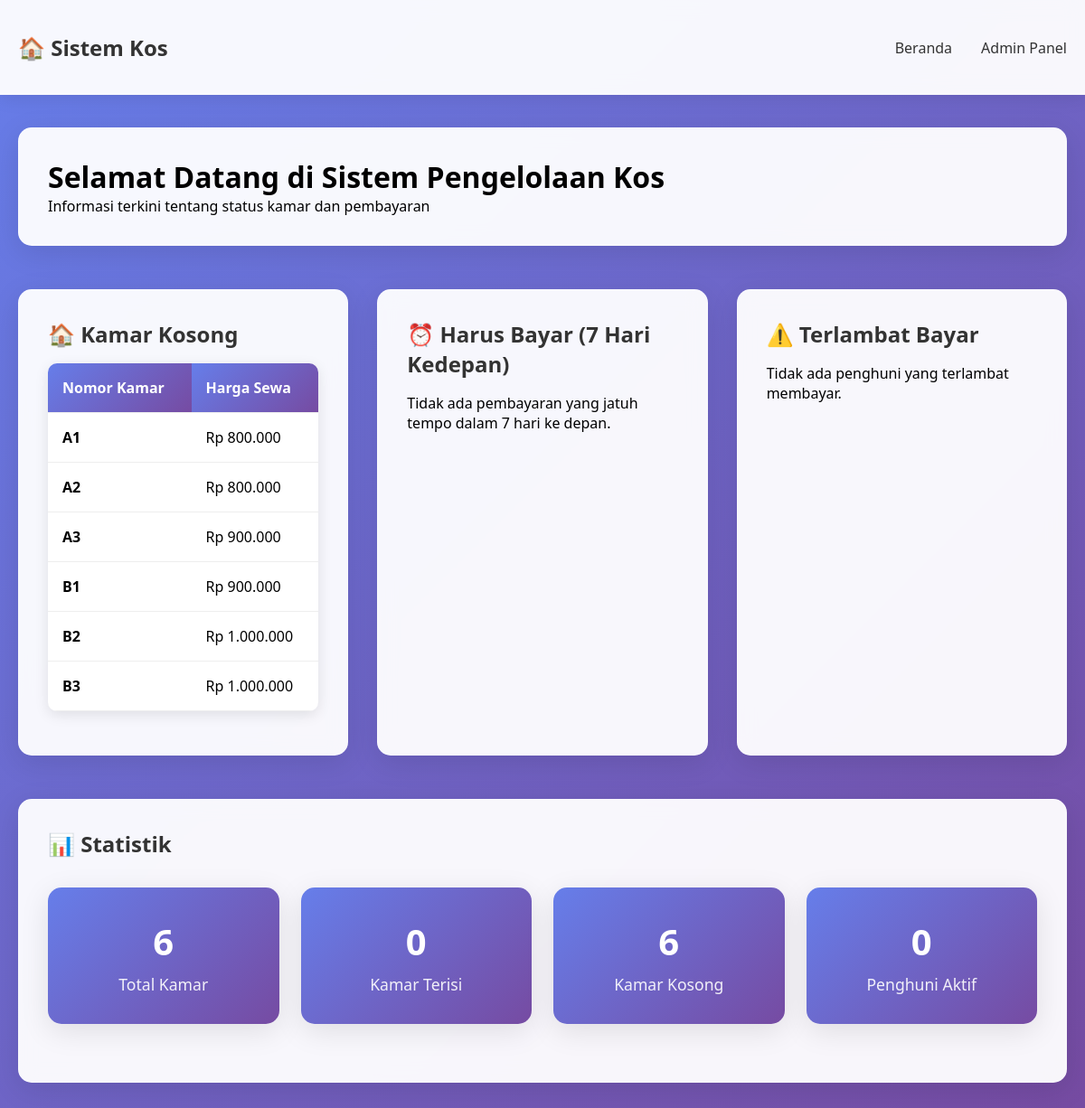
The page / on the database its author committed.
### tables this page shows
CREATE TABLE tb_kamar (
    id INT AUTO_INCREMENT PRIMARY KEY,
    nomor VARCHAR(10) UNIQUE NOT NULL,
    harga DECIMAL(10,2) NOT NULL
);

### index.php (the view, shortened to what this page needs)
<?php
$database = new Database();
$db = $database->getConnection();
$query_kamar_kosong = "
    SELECT k.nomor, k.harga
    FROM tb_kamar k
    LEFT JOIN tb_kmr_penghuni kp ON k.id = kp.id_kamar AND kp.tgl_keluar IS NULL
    WHERE kp.id IS NULL
    ORDER BY k.nomor
";
$stmt_kamar_kosong = $db->prepare($query_kamar_kosong);
$stmt_kamar_kosong->execute();
$query_harus_bayar = "
    SELECT k.nomor, p.nama, p.tgl_masuk, k.harga,
           DATE_ADD(p.tgl_masuk, INTERVAL 1 MONTH) as tgl_bayar_berikutnya
    FROM tb_kmr_penghuni kp
    JOIN tb_kamar k ON kp.id_kamar = k.id
    JOIN tb_penghuni p ON kp.id_penghuni = p.id
    WHERE kp.tgl_keluar IS NULL
    AND p.tgl_keluar IS NULL
    AND DATE_ADD(p.tgl_masuk, INTERVAL 1 MONTH) BETWEEN CURDATE() AND DATE_ADD(CURDATE(), INTERVAL 7 DAY)
    ORDER BY tgl_bayar_berikutnya
";
$stmt_harus_bayar = $db->prepare($query_harus_bayar);
$stmt_harus_bayar->execute();
$query_terlambat = "
    SELECT k.nomor, p.nama, p.tgl_masuk, k.harga,
           DATE_ADD(p.tgl_masuk, INTERVAL 1 MONTH) as tgl_bayar_berikutnya,
           DATEDIFF(CURDATE(), DATE_ADD(p.tgl_masuk, INTERVAL 1 MONTH)) as hari_terlambat
    FROM tb_kmr_penghuni kp
    JOIN tb_kamar k ON kp.id_kamar = k.id
    JOIN tb_penghuni p ON kp.id_penghuni = p.id
    WHERE kp.tgl_keluar IS NULL
    AND p.tgl_keluar IS NULL
    AND DATE_ADD(p.tgl_masuk, INTERVAL 1 MONTH) < CURDATE()
    ORDER BY tgl_bayar_berikutnya
";
$stmt_terlambat = $db->prepare($query_terlambat);
$stmt_terlambat->execute();
?>
<!DOCTYPE html>
<html lang="id">
<head>
    <link rel="stylesheet" href="assets/css/style.css">
</head>
<body>
    <nav class="navbar">
        <div class="container">
            <a href="index.php" class="logo">🏠 Sistem Kos</a>
            <ul class="nav-links">
                <li><a href="index.php">Beranda</a></li>
                <li><a href="admin/">Admin Panel</a></li>
            </ul>
        </div>
    </nav>
    <div class="container">
        <div class="card">
            <h1>Selamat Datang di Sistem Pengelolaan Kos</h1>
            <p>Informasi terkini tentang status kamar dan pembayaran</p>
        </div>
        <div class="grid">
            <div class="card">
                <h2>🏠 Kamar Kosong</h2>
                <?php if ($stmt_kamar_kosong->rowCount() > 0): ?>
                    <table class="table">
                        <thead>
                            <tr>
                                <th>Nomor Kamar</th>
                                <th>Harga Sewa</th>
                            </tr>
                        </thead>
                        <tbody>
                            <?php while ($row = $stmt_kamar_kosong->fetch(PDO::FETCH_ASSOC)): ?>
                                <tr>
                                    <td><strong><?= htmlspecialchars($row['nomor']) ?></strong></td>
                                    <td>Rp <?= number_format($row['harga'], 0, ',', '.') ?></td>
                                </tr>
                            <?php endwhile; ?>
                        </tbody>
                    </table>
                <?php else: ?>
                    <p>Tidak ada kamar kosong saat ini.</p>
                <?php endif; ?>
            </div>
            <div class="card">
                <h2>⏰ Harus Bayar (7 Hari Kedepan)</h2>
                <?php if ($stmt_harus_bayar->rowCount() > 0): ?>
                    <table class="table">
                        <thead>
                            <tr>
                                <th>Kamar</th>
                                <th>Penghuni</th>
                                <th>Tanggal Bayar</th>
                                <th>Jumlah</th>
                            </tr>
                        </thead>
                        <tbody>
                            <?php while ($row = $stmt_harus_bayar->fetch(PDO::FETCH_ASSOC)): ?>
                                <tr>
                                    <td><strong><?= htmlspecialchars($row['nomor']) ?></strong></td>
                                    <td><?= htmlspecialchars($row['nama']) ?></td>
                                    <td><?= date('d/m/Y', strtotime($row['tgl_bayar_berikutnya'])) ?></td>
                                    <td>Rp <?= number_format($row['harga'], 0, ',', '.') ?></td>
                                </tr>
                            <?php endwhile; ?>
                        </tbody>
                    </table>
                <?php else: ?>
                    <p>Tidak ada pembayaran yang jatuh tempo dalam 7 hari ke depan.</p>
                <?php endif; ?>
            </div>
            <div class="card">
                <h2>⚠️ Terlambat Bayar</h2>
                <?php if ($stmt_terlambat->rowCount() > 0): ?>
                    <table class="table">
                        <thead>
                            <tr>
                                <th>Kamar</th>
                                <th>Penghuni</th>
                                <th>Jatuh Tempo</th>
                                <th>Keterlambatan</th>
                                <th>Jumlah</th>
                            </tr>
                        </thead>
                        <tbody>
                            <?php while ($row = $stmt_terlambat->fetch(PDO::FETCH_ASSOC)): ?>
                                <tr>
                                    <td><strong><?= htmlspecialchars($row['nomor']) ?></strong></td>
                                    <td><?= htmlspecialchars($row['nama']) ?></td>
                                    <td><?= date('d/m/Y', strtotime($row['tgl_bayar_berikutnya'])) ?></td>
                                    <td><span class="status-badge status-cicil"><?= $row['hari_terlambat'] ?> hari</span></td>
                                    <td>Rp <?= number_format($row['harga'], 0, ',', '.') ?></td>
                                </tr>
                            <?php endwhile; ?>
                        </tbody>
                    </table>
                <?php else: ?>
                    <p>Tidak ada penghuni yang terlambat membayar.</p>
                <?php endif; ?>
            </div>
        </div>
        <div class="card">
            <h2>📊 Statistik</h2>
            <div class="dashboard-stats">
                <?php
                $stmt_total_kamar = $db->query("SELECT COUNT(*) as total FROM tb_kamar");
                $total_kamar = $stmt_total_kamar->fetch(PDO::FETCH_ASSOC)['total'];
                $stmt_kamar_terisi = $db->query("
                    SELECT COUNT(DISTINCT kp.id_kamar) as total
                    FROM tb_kmr_penghuni kp
                    WHERE kp.tgl_keluar IS NULL
                ");
                $kamar_terisi = $stmt_kamar_terisi->fetch(PDO::FETCH_ASSOC)['total'];
                $stmt_penghuni_aktif = $db->query("
                    SELECT COUNT(*) as total
                    FROM tb_penghuni
                    WHERE tgl_keluar IS NULL
                ");
                $penghuni_aktif = $stmt_penghuni_aktif->fetch(PDO::FETCH_ASSOC)['total'];
                ?>
                <div class="stat-card">
                    <h3><?= $total_kamar ?></h3>
                    <p>Total Kamar</p>
                </div>
                <div class="stat-card">
                    <h3><?= $kamar_terisi ?></h3>
                    <p>Kamar Terisi</p>
                </div>
                <div class="stat-card">
                    <h3><?= $total_kamar - $kamar_terisi ?></h3>
                    <p>Kamar Kosong</p>
                </div>
                <div class="stat-card">
                    <h3><?= $penghuni_aktif ?></h3>
                    <p>Penghuni Aktif</p>
                </div>
            </div>
        </div>
    </div>
</body>
</html>

### assets/css/style.css (style rules this page uses)
* { margin: 0; padding: 0; box-sizing: border-box; }
body { font-family: 'Segoe UI', Tahoma, Geneva, Verdana, sans-serif; background: linear-gradient(135deg, #667eea 0%, #764ba2 100%); min-height: 100vh; }
.container { max-width: 1200px; margin: 0 auto; padding: 20px; }
.navbar { background: rgba(255, 255, 255, 0.95); backdrop-filter: blur(10px); padding: 1rem 0; box-shadow: 0 2px 20px rgba(0, 0, 0, 0.1); position: sticky; top: 0; z-index: 1000; }
.navbar .container { display: flex; justify-content: space-between; align-items: center; }
.logo { font-size: 1.5rem; font-weight: bold; color: #333; text-decoration: none; }
.nav-links { display: flex; list-style: none; gap: 2rem; }
.nav-links a { text-decoration: none; color: #333; font-weight: 500; transition: color 0.3s ease; }
.card { background: rgba(255, 255, 255, 0.95); backdrop-filter: blur(10px); border-radius: 15px; padding: 2rem; margin: 1rem 0; box-shadow: 0 8px 32px rgba(0, 0, 0, 0.1); border: 1px solid rgba(255, 255, 255, 0.2); }
.card h2 { color: #333; margin-bottom: 1rem; font-size: 1.5rem; }
.table { width: 100%; border-collapse: collapse; margin: 1rem 0; background: white; border-radius: 10px; overflow: hidden; box-shadow: 0 4px 15px rgba(0, 0, 0, 0.1); }
.table th, .table td { padding: 1rem; text-align: left; border-bottom: 1px solid #eee; }
.table th { background: linear-gradient(135deg, #667eea 0%, #764ba2 100%); color: white; font-weight: 600; }
.grid { display: grid; grid-template-columns: repeat(auto-fit, minmax(300px, 1fr)); gap: 2rem; margin: 2rem 0; }
.dashboard-stats { display: grid; grid-template-columns: repeat(auto-fit, minmax(250px, 1fr)); gap: 1.5rem; margin: 2rem 0; }
.stat-card { background: linear-gradient(135deg, #667eea 0%, #764ba2 100%); color: white; padding: 2rem; border-radius: 15px; text-align: center; box-shadow: 0 8px 32px rgba(0, 0, 0, 0.1); }
.stat-card h3 { font-size: 2.5rem; margin-bottom: 0.5rem; }
.stat-card p { font-size: 1.1rem; opacity: 0.9; }

### rows shown on the page
tb_kamar: nomor "A1", harga "800.000"
tb_kamar: nomor "A2", harga "800.000"
tb_kamar: nomor "A3", harga "900.000"
tb_kamar: nomor "B1", harga "900.000"
tb_kamar: nomor "B2", harga "1.000.000"
tb_kamar: nomor "B3", harga "1.000.000"

### other values the page prints
$total_kamar "6"
$kamar_terisi "0"
$total_kamar - $kamar_terisi "6"
$penghuni_aktif "0"
